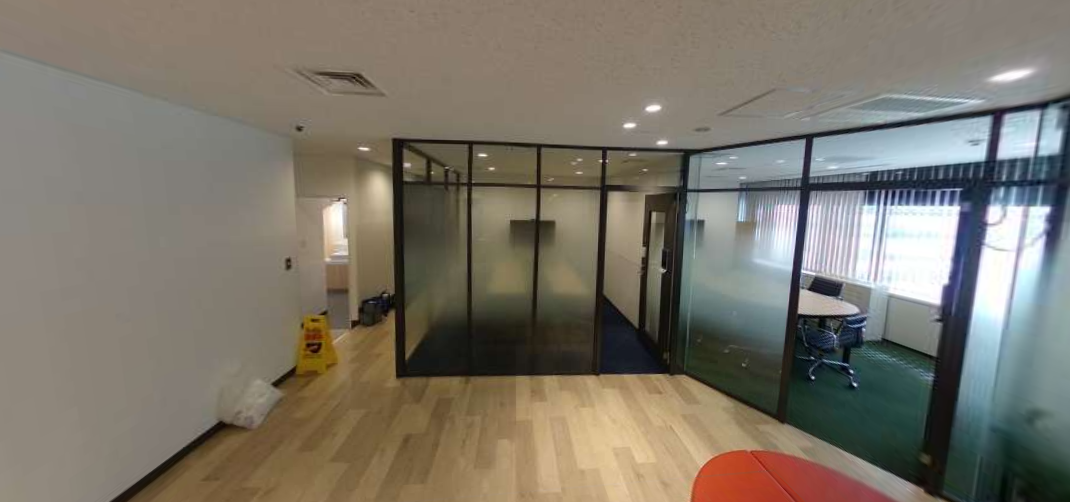
#> input picture img/set2_a.png, 1070 x 502 px
$ python spot_diff.py img/set2_a.png
#> lines starting #> are read from the running program, lines starting #| are printed output that depends on the picture; after the words box and inside, x2 and y2 are one past the last pixel; in counts of white or black regions, pixels touching at a corner belong together
#> further down, img_1 is the input picture: shape (502, 1070, 3); mean B, G, R 105.8, 117.3, 123.5
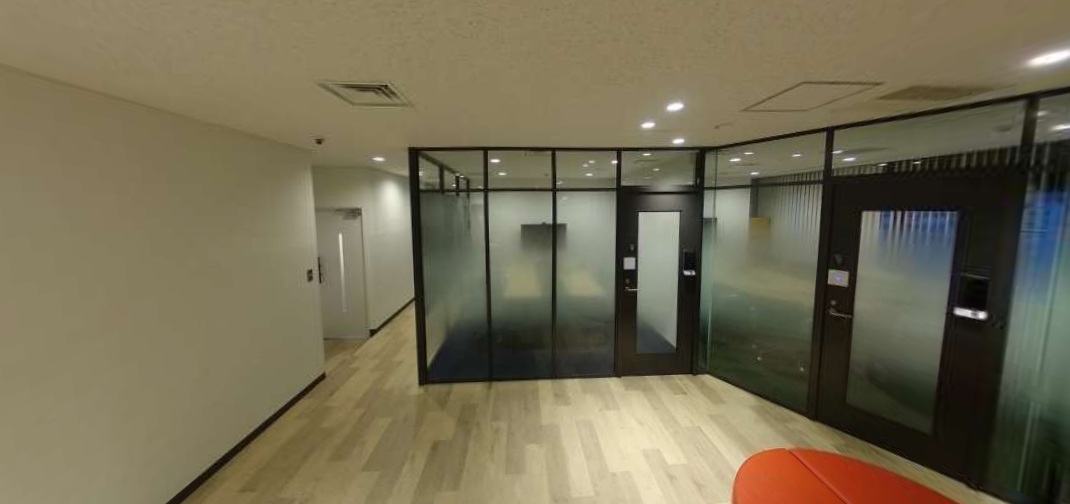
#> input picture img/set2_b.png, 1070 x 504 px
#> further down, img_2 is the input picture: shape (504, 1070, 3); mean B, G, R 83.7, 108.6, 116.6
import cv2
import numpy as np
import sys
import matplotlib.pyplot as plt
from scipy.spatial import cKDTree
from sklearn.cluster import DBSCAN

DEBUG = "--debug" in sys.argv


# [19 lines left out: function compositeImg, not called in this run]


def alignImages(target_img, reference_img, good_match_ratio=0.15, min_matches=10):
#> called with good_match_ratio = 0.15, min_matches = 10
    reference_gray = cv2.cvtColor(reference_img, cv2.COLOR_BGR2GRAY)
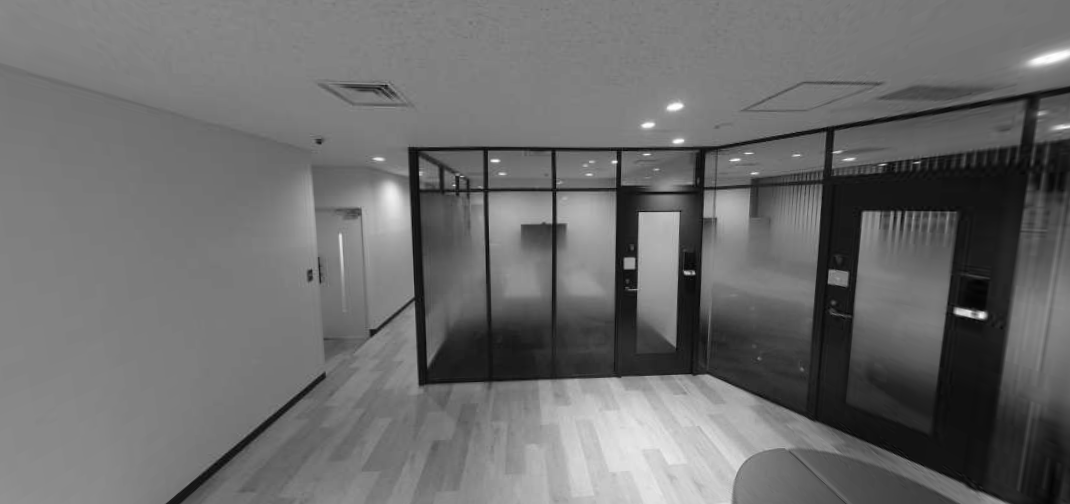
#> reference_gray: shape (504, 1070); min 2, max 254, mean 108.1
    target_gray = cv2.cvtColor(target_img, cv2.COLOR_BGR2GRAY)
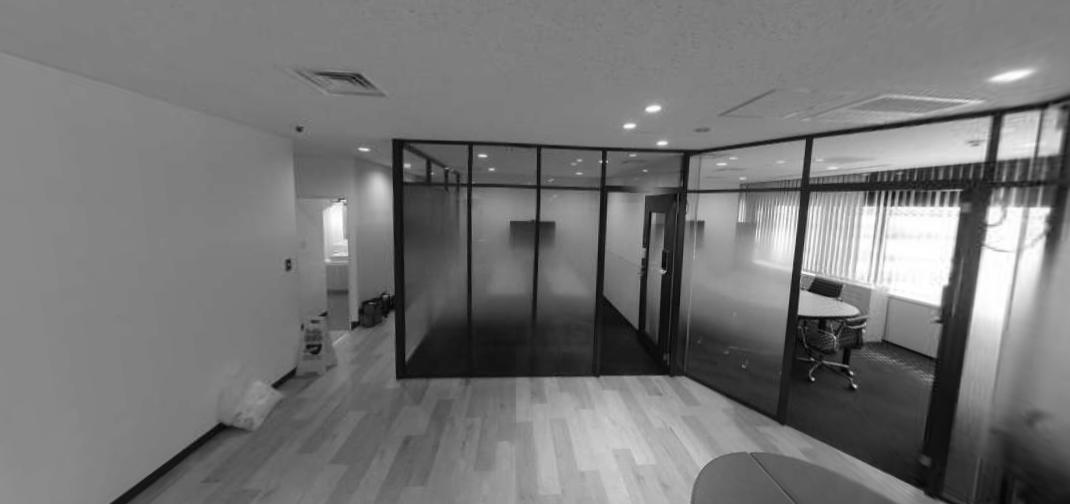
#> target_gray: shape (504, 1070); min 2, max 255, mean 117.7

    # [1] AKAZE特徴点検出器を作成し、特徴点と特徴量を検出
    akaze = cv2.AKAZE_create()
    keypoints_1, descriptors_1 = akaze.detectAndCompute(reference_gray, None)
#> keypoints_1 = 512 keypoints; strongest (x, y, size): (981, 315, 8.1), (628, 263, 8.1), (959, 311, 8.1), (963, 312, 11.4)
    keypoints_2, descriptors_2 = akaze.detectAndCompute(target_gray, None)
#> keypoints_2 = 773 keypoints; strongest (x, y, size): (810, 304, 16.1), (824, 285, 16.1), (978, 154, 11.4), (806, 305, 11.4)

    # [2] 特徴量同士を総当たりでマッチング
    bf_matcher = cv2.BFMatcher(cv2.NORM_HAMMING, crossCheck=True)
    matches = bf_matcher.match(descriptors_1, descriptors_2)
#> matches = 230 matches

    # マッチ結果を距離（類似度）でソート
    matches = sorted(matches, key=lambda x: x.distance)

    # DEBUG: マッチ結果を描画
    if DEBUG:
        img_matches = cv2.drawMatches(
            reference_img,
            keypoints_1,
            target_img,
            keypoints_2,
            matches[:20],
            None,
            flags=2,
        )
        cv2.imwrite("./matches.png", img_matches)

    # 良いマッチだけを抽出
    num_good_matches = int(len(matches) * good_match_ratio)
#> num_good_matches = 34
    good_matches = matches[:num_good_matches]
#> good_matches = 34 matches

    # [3] 良いマッチが十分あれば、対応点リストを作成
    if len(good_matches) > min_matches:
        reference_pts_list = [keypoints_1[m.queryIdx].pt for m in good_matches]
#> reference_pts_list = 34 pairs, first value 404.8 to 746.1, second value 124.7 to 400
        target_pts_list = [keypoints_2[m.trainIdx].pt for m in good_matches]
#> target_pts_list = 34 pairs, first value 388.3 to 721.5, second value 125.6 to 404.2

        # OpenCV用の形に変換 ex) [[[x1,y1]], [[x2,y2]], ...]
        reference_pts = np.float32(reference_pts_list).reshape(-1, 1, 2)
#> reference_pts = 34 rows, first 8: [572.4, 385.1], [554.9, 374.3], [544, 384.2], [456.9, 388], [568.3, 382.4], [554.2, 375.6], [429.7, 357.8], [478.8, 387]
        target_pts = np.float32(target_pts_list).reshape(-1, 1, 2)
#> target_pts = 34 rows, first 8: [549.6, 383.4], [533.4, 372.3], [521.9, 381.3], [434.1, 382.8], [546.8, 380.7], [532.3, 373.5], [407.9, 354.4], [456.2, 382.5]

        # 対応点から射影変換行列（Homography）を計算
        homo_matrix, _ = cv2.findHomography(target_pts, reference_pts, cv2.RANSAC)
#> homo_matrix = [[0.946, 0.0256, 25.48], [-0.0457, 0.965, 28.69], [-4.75e-05, -8.65e-06, 1]]

        # changed_imgをbase_imgに合わせて変形（ワープ）する
        height, width = reference_img.shape[:2]
#> height = 504; width = 1070
        aligned_img = cv2.warpPerspective(target_img, homo_matrix, (width, height))
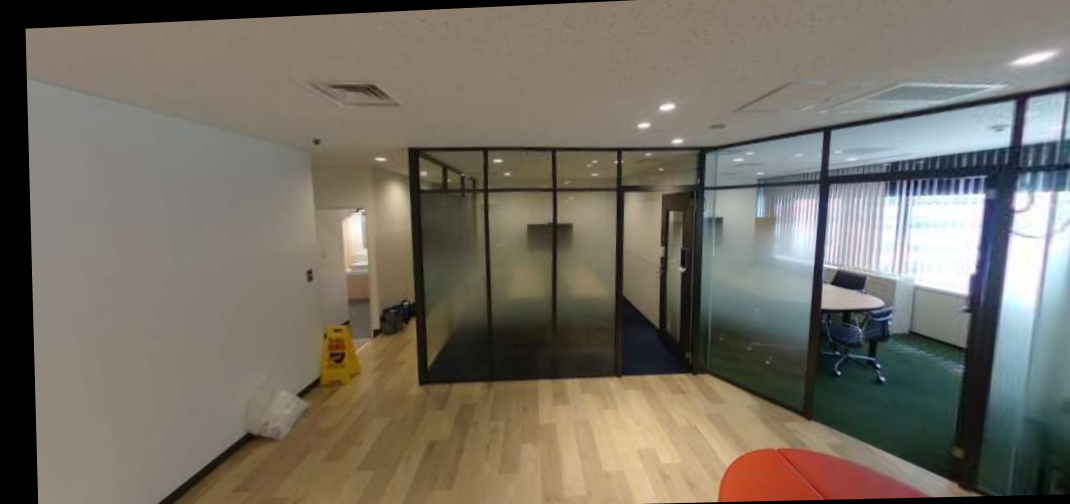
#> aligned_img: shape (504, 1070, 3); mean B, G, R 100.4, 111.5, 117.6
        return aligned_img, homo_matrix
    else:
        # マッチが少なすぎる場合は何も変化していないchanged_imgを返す
        return target_img, None


# [38 lines left out: functions plot_histograms, gamma_correction, not called in this run]


# 画像を読み込む
img_1 = cv2.imread("./img/set2_a.png")
img_2 = cv2.imread("./img/set2_b.png")
if img_1.shape != img_2.shape:
    img_1 = cv2.resize(img_1, (img_2.shape[1], img_2.shape[0]))

# 特徴量抽出、射影変換行列で片方の画像の大きさを揃える
aligned_img_1, homo_matrix = alignImages(img_1, img_2)

# 合成してちゃんとワープの形があっているか確認
if DEBUG:
    cv2.imwrite("composite.png", compositeImg(aligned_img_1, img_2))

# DEBUG: ヒストグラムをプロット
if DEBUG:
    plot_histograms(aligned_img_1, prefix="aligned_img_1")
    plot_histograms(img_2, prefix="img_2")

# [9 lines of commented-out code are left out]
gray_1 = cv2.cvtColor(aligned_img_1, cv2.COLOR_BGR2GRAY)
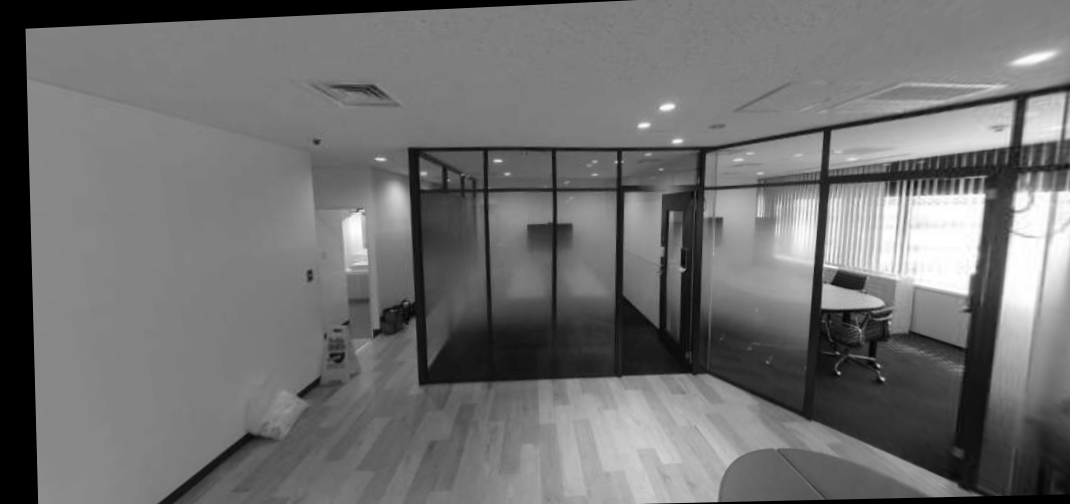
#> gray_1: shape (504, 1070); min 0, max 255, mean 112
gray_2 = cv2.cvtColor(img_2, cv2.COLOR_BGR2GRAY)

# ノイズ除去
gray_1 = cv2.GaussianBlur(gray_1, (15, 15), 0)
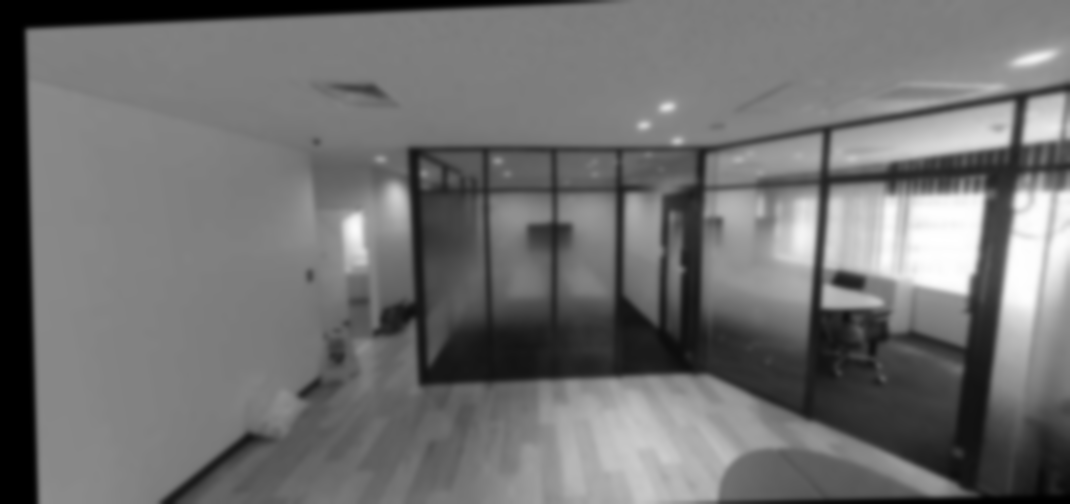
#> gray_1: shape (504, 1070); min 0, max 255, mean 112
gray_2 = cv2.GaussianBlur(gray_2, (15, 15), 0)
if DEBUG:
    cv2.imwrite("blur_1.png", gray_1)
    cv2.imwrite("blur_2.png", gray_2)

diff = gray_1.mean() - gray_2.mean()
#> diff = 3.92
gray_1 = cv2.add(gray_1, int(diff))
gray_2 = cv2.add(gray_2, int(diff))

corners_1 = cv2.goodFeaturesToTrack(
    image=gray_1, maxCorners=200, qualityLevel=0.01, minDistance=10
)
#> corners_1 = 200 rows, first 8: [961, 188], [679, 140], [830, 128], [823, 306], [1063, 136], [1024, 141], [670, 106], [981, 195]
corner_points_1 = corners_1.reshape(-1, 2)
#> corner_points_1 = 200 pairs, first value 28 to 1068, second value 31 to 502
corners_2 = cv2.goodFeaturesToTrack(
    image=gray_2, maxCorners=200, qualityLevel=0.01, minDistance=10
)
#> corners_2 = 200 rows, first 8: [982, 315], [958, 311], [970, 313], [685, 272], [554, 221], [675, 141], [635, 269], [645, 125]
corner_points_2 = corners_2.reshape(-1, 2)
#> corner_points_2 = 200 pairs, first value 169 to 1068, second value 58 to 502

tree_1 = cKDTree(corner_points_1)
tree_2 = cKDTree(corner_points_2)
print(corner_points_1.shape[0], corner_points_2.shape[0])
#| 200 200

results_1 = tree_1.query_ball_point(corner_points_2, 10)
results_2 = tree_2.query_ball_point(corner_points_1, 10)

last_result = []
for i, neighbors in enumerate(results_1):
    if not neighbors:  # 空リストならTrue
        last_result.append(corner_points_2[i])
#> this loop made 200 passes
#> neighbors on passes 1 to 3: [], [75], [75]
#> after the loop, last_result = 86 pairs, first value 242 to 1068, second value 58 to 502
for i, neighbors in enumerate(results_2):
    if not neighbors:  # 空リストならTrue
        last_result.append(corner_points_1[i])
#> this loop made 200 passes
#> neighbors on passes 1 to 3: [], [5], [25, 108]
#> after the loop, last_result = 181 pairs, first value 28 to 1068, second value 31 to 502
# [11 lines of commented-out code are left out]
if len(last_result) > 0:
    last_result_np = np.array(last_result)
#> last_result_np has the same summary as last_result

    # DBSCANでクラスタリング
    db = DBSCAN(eps=25, min_samples=2).fit(last_result_np)
    labels = db.labels_
#> labels = 181 values, max 31 at index 170, min -1 at index 5, mean 8.51

    # クラスタごとに赤色で描画（ノイズは描画しない）
    clustered_img = aligned_img_1.copy()
    for pt, label in zip(last_result_np, labels):
        if label == -1:
            continue  # ノイズは描画しない
        x, y = int(pt[0]), int(pt[1])
        cv2.circle(clustered_img, (x, y), 5, (0, 0, 255), -1)  # 赤色
#> this loop made 181 passes
#> (label, x, y) on passes 1 to 3: (0, 982, 315), (1, 635, 269), (1, 635, 257)
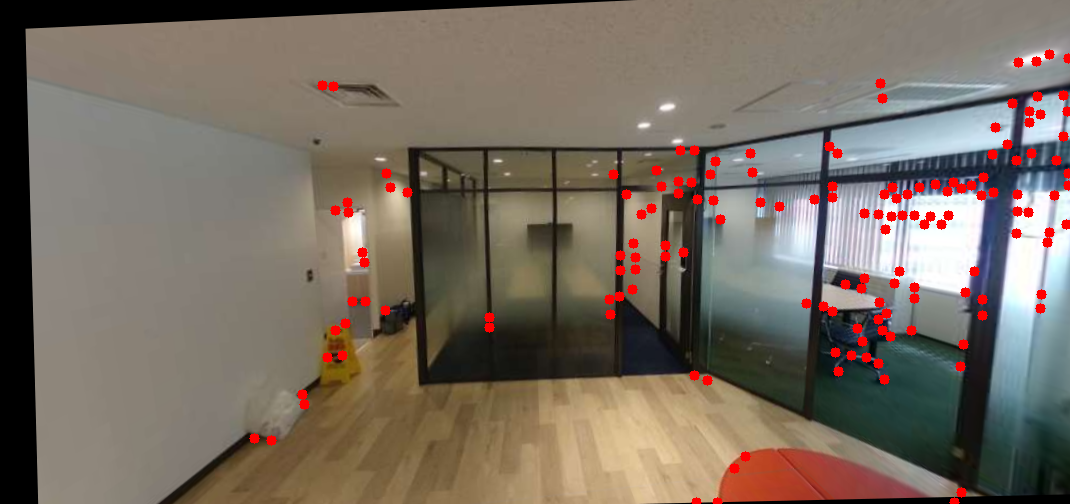
#> clustered_img: shape (504, 1070, 3); 2.26% of pixels changed, all inside (x1, y1, x2, y2) = (249, 49, 1070, 504)

    cv2.imwrite("last_result_dbscan.png", clustered_img)
else:
    cv2.imwrite("last_result_dbscan.png", aligned_img_1)
